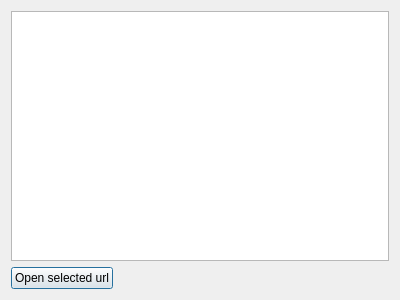
<?xml version="1.0" encoding="UTF-8"?>
<ui version="4.0">
 <class>BrowserOpenTabsDialog</class>
 <widget class="QDialog" name="BrowserOpenTabsDialog">
  <property name="geometry">
   <rect>
    <x>0</x>
    <y>0</y>
    <width>400</width>
    <height>300</height>
   </rect>
  </property>
  <property name="windowTitle">
   <string>Openned websites</string>
  </property>
  <layout class="QVBoxLayout" name="verticalLayout">
   <item>
    <widget class="QListWidget" name="listWidget"/>
   </item>
   <item>
    <layout class="QHBoxLayout" name="horizontalLayout">
     <item>
      <widget class="QPushButton" name="pushButton">
       <property name="text">
        <string>Open selected url</string>
       </property>
      </widget>
     </item>
     <item>
      <spacer name="horizontalSpacer">
       <property name="orientation">
        <enum>Qt::Horizontal</enum>
       </property>
       <property name="sizeHint" stdset="0">
        <size>
         <width>40</width>
         <height>20</height>
        </size>
       </property>
      </spacer>
     </item>
    </layout>
   </item>
  </layout>
 </widget>
 <resources/>
 <connections/>
</ui>
